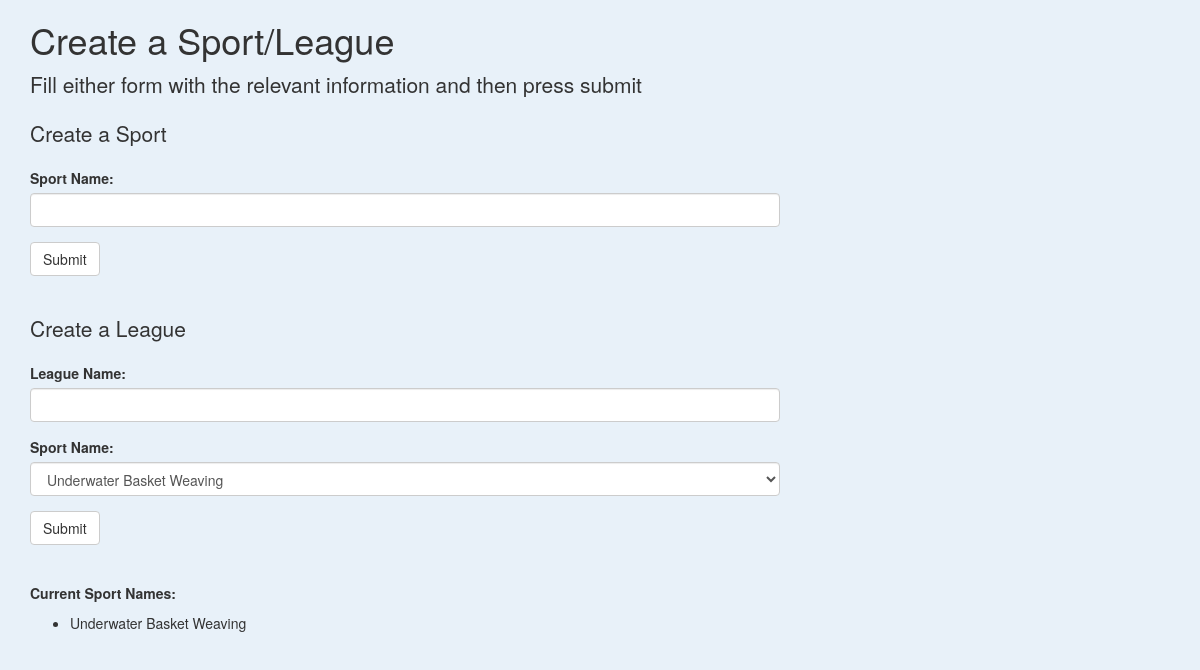
Before: /sport with the older database file.
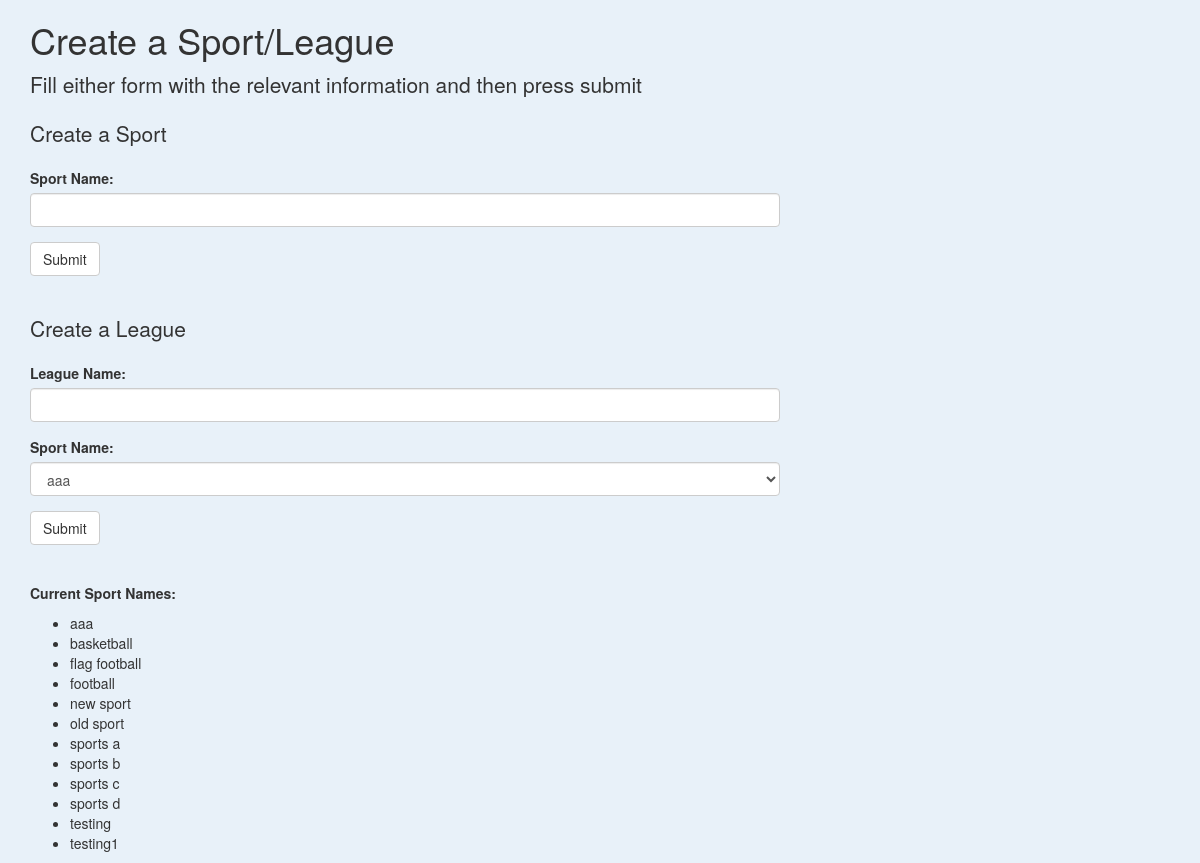
After: the same page with the newer database file.
### tables this page shows
CREATE TABLE Sport (
    s_name          varchar(25),
    s_numteams      unsigned int,
    s_numleagues    unsigned int
);

### main.py (the view, shortened to what this page needs)
@app.route('/sport', methods=['GET', 'POST'])
def sport():
    class SportForm(FlaskForm):
        name = StringField('Sport Name:', validators=[DataRequired()])
        submit = SubmitField('Submit')
    class LeagueForm(FlaskForm):
        query = '''select s_name from sport order by s_name'''
        conn = sqlite3.connect(database)
        result = conn.execute(query)
        sportsNames = []
        for row in result:
            sportsNames.append(row[0])
        leagueName = StringField('League Name:', validators=[DataRequired()])
        sport = SelectField('Sport Name:', choices=sportsNames, validators=[DataRequired()])
        submitLeague = SubmitField('Submit')
    conn = sqlite3.connect(database)
    cursor = conn.cursor()
    sportSubmit = SportForm()
    leagueSubmit = LeagueForm()
    message = ""
    sportNames = []
    sportQuery = '''SELECT s_name from sport order by s_name'''
    result = conn.execute(sportQuery)
    for row in result:
        sportNames.append(row[0])
    sportNames = []
    sportQuery = '''SELECT s_name from sport order by s_name'''
    result = conn.execute(sportQuery)
    for row in result:
        sportNames.append(row[0])
    conn.close()
    print(sportNames)
    return render_template('sport.html', sportForm=sportSubmit,leagueForm=leagueSubmit, message=message, sportNames=sportNames)

### main.py
    class SportForm(FlaskForm):
        name = StringField('Sport Name:', validators=[DataRequired()])
        submit = SubmitField('Submit')

    class LeagueForm(FlaskForm):
        query = '''select s_name from sport order by s_name'''
        conn = sqlite3.connect(database)
        result = conn.execute(query)
        sportsNames = []
        for row in result:
            sportsNames.append(row[0])
        leagueName = StringField('League Name:', validators=[DataRequired()])
        sport = SelectField('Sport Name:', choices=sportsNames, validators=[DataRequired()])
        submitLeague = SubmitField('Submit')

### templates/sport.html (shortened to what this page needs)
{% extends 'bootstrap/base.html' %}
{% import "bootstrap/wtf.html" as wtf %}
{% block styles %}
{{ super() }}
{% endblock %}
{% block content %}
<div class="container">
  <div class="row">
    <div class="col-md-10 col-lg-8 mx-lg-auto mx-md-auto">
      <h1 class="pt-5 pb-2">Create a Sport/League</h1>
      <p class="lead">Fill either form with the relevant information and then press submit</p>
      <p class="lead">Create a Sport</p>
      {{ wtf.quick_form(sportForm) }}
      <p class="lead" style="margin-top:5%">Create a League</p>
      {{ wtf.quick_form(leagueForm) }}
      <p class="pt-5" style="margin-top:5%;"><strong>Current Sport Names: </strong></p>
      <ul>
        {% for name in sportNames %}
        <li>{{name}}</li>
        {% endfor %}
        </ul>
    </div>
  </div>
</div>
{% endblock %}

### templates/sport.html (style rules this page uses)
body { background: #e8f1f9; }

Changed rows visible on the page:
added Sport: s_name "aaa"
added Sport: s_name "basketball"
changed Sport: s_name "Underwater Basket Weaving" → "flag football"
added Sport: s_name "football"
added Sport: s_name "new sport"
added Sport: s_name "old sport"
added Sport: s_name "sports a"
added Sport: s_name "sports b"
added Sport: s_name "sports c"
added Sport: s_name "sports d"
added Sport: s_name "testing"
added Sport: s_name "testing1"
Other visible differences:
form field sport: "Underwater Basket Weaving" → "aaa"
